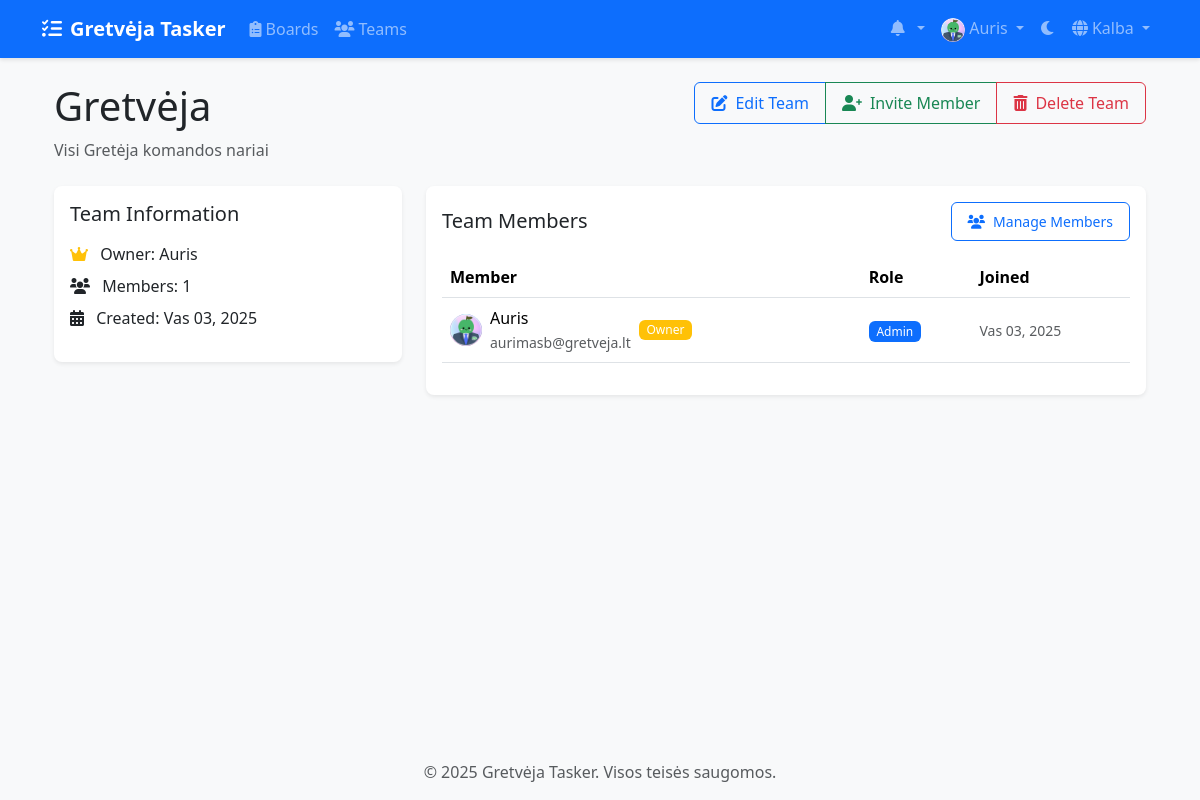
Page /lt/teams/1/ (signed in) on the committed database.
### accounts/models.py (models this page shows, shortened)
class CustomUser(AbstractUser):
    avatar = models.ImageField(upload_to='avatars/', null=True, blank=True)
    bio = models.TextField(max_length=500, blank=True)
    theme_preference = models.CharField(
        max_length=10,
        choices=[('light', 'Light'), ('dark', 'Dark')],
        default='light'
    )
    notification_preferences = models.JSONField(
        default=dict,
        help_text=_('User notification preferences')
    )
    class Meta:
        verbose_name = _('user')
        verbose_name_plural = _('users')

### teams/models.py (models this page shows, shortened)
class Team(models.Model):
    name = models.CharField(max_length=100)
    description = models.TextField(blank=True)
    created_at = models.DateTimeField(auto_now_add=True)
    updated_at = models.DateTimeField(auto_now=True)
    owner = models.ForeignKey(
        settings.AUTH_USER_MODEL,
        on_delete=models.CASCADE,
        related_name='owned_teams'
    )
    members = models.ManyToManyField(
        settings.AUTH_USER_MODEL,
        through='TeamMembership',
        related_name='teams'
    )

class TeamMembership(models.Model):
    ROLE_CHOICES = [
        ('member', 'Member'),
        ('admin', 'Admin'),
    ]
    team = models.ForeignKey(Team, on_delete=models.CASCADE)
    user = models.ForeignKey(settings.AUTH_USER_MODEL, on_delete=models.CASCADE)
    role = models.CharField(max_length=20, choices=ROLE_CHOICES, default='member')
    joined_at = models.DateTimeField(auto_now_add=True)
    class Meta:
        unique_together = ('team', 'user')

### teams/views.py (the view)
# urls.py: path('<int:team_id>/', views.team_detail, name='team_detail'),
@login_required
def team_detail(request, team_id):
    team = get_object_or_404(Team, id=team_id)
    if not team.members.filter(id=request.user.id).exists():
        messages.error(request, "You don't have access to this team.")
        return redirect('teams:team_list')
    members = team.teammembership_set.all()
    pending_invitations = team.invitations.filter(status='pending')
    return render(request, 'teams/team_detail.html', {
        'team': team,
        'members': members,
        'pending_invitations': pending_invitations,
        'is_admin': team.teammembership_set.get(user=request.user).role == 'admin'
    })

### templates/teams/team_detail.html (shortened to what this page needs)
{% extends 'base.html' %}
{% load static %}
{% block content %}
<div class="container">
    <div class="d-flex justify-content-between align-items-start mb-4">
        <div>
            <h1 class="mb-2">{{ team.name }}</h1>
            <p class="text-muted mb-0">{{ team.description }}</p>
        </div>
        {% if is_admin %}
        <div class="btn-group">
            <a href="{% url 'teams:team_edit' team_id=team.id %}" class="btn btn-outline-primary">
                <i class="fas fa-edit me-2"></i>Edit Team
            </a>
            <a href="{% url 'teams:send_invitation' team_id=team.id %}" class="btn btn-outline-success">
                <i class="fas fa-user-plus me-2"></i>Invite Member
            </a>
            {% if user == team.owner %}
            <button type="button" class="btn btn-outline-danger"
                    data-bs-toggle="modal" data-bs-target="#deleteTeamModal">
                <i class="fas fa-trash-alt me-2"></i>Delete Team
            </button>
            {% endif %}
        </div>
        {% endif %}
    </div>
    <div class="row">
        <div class="col-md-4 mb-4">
            <div class="card shadow-sm">
                <div class="card-body">
                    <h5 class="card-title mb-3">Team Information</h5>
                    <ul class="list-unstyled">
                        <li class="mb-2">
                            <i class="fas fa-crown text-warning me-2"></i>
                            Owner: {{ team.owner.username }}
                        </li>
                        <li class="mb-2">
                            <i class="fas fa-users me-2"></i>
                            Members: {{ members.count }}
                        </li>
                        <li class="mb-2">
                            <i class="fas fa-calendar-alt me-2"></i>
                            Created: {{ team.created_at|date:"M d, Y" }}
                        </li>
                    </ul>
                </div>
            </div>
        </div>
        <div class="col-md-8">
            <div class="card shadow-sm">
                <div class="card-body">
                    <div class="d-flex justify-content-between align-items-center mb-3">
                        <h5 class="card-title mb-0">Team Members</h5>
                        <a href="{% url 'teams:team_members' team_id=team.id %}" class="btn btn-outline-primary btn-sm">
                            <i class="fas fa-users me-2"></i>Manage Members
                        </a>
                    </div>
                    <div class="table-responsive">
                        <table class="table table-hover align-middle">
                            <thead>
                                <tr>
                                    <th>Member</th>
                                    <th>Role</th>
                                    <th>Joined</th>
                                </tr>
                            </thead>
                            <tbody>
                                {% for membership in members %}
                                <tr>
                                    <td>
                                        <div class="d-flex align-items-center">
                                            {% if membership.user.avatar %}
                                                <img src="{{ membership.user.avatar.url }}" alt="Avatar"
                                                     class="rounded-circle me-2" width="32" height="32">
                                            {% else %}
                                                <div class="rounded-circle bg-primary text-white d-flex align-items-center justify-content-center me-2"
                                                     style="width: 32px; height: 32px;">
                                                    {{ membership.user.username|make_list|first|upper }}
                                                </div>
                                            {% endif %}
                                            <div>
                                                <div>{{ membership.user.username }}</div>
                                                <small class="text-muted">{{ membership.user.email }}</small>
                                            </div>
                                            {% if membership.user == team.owner %}
                                                <span class="badge bg-warning ms-2">Owner</span>
                                            {% endif %}
                                        </div>
                                    </td>
                                    <td>
                                        <span class="badge {% if membership.role == 'admin' %}bg-primary{% else %}bg-secondary{% endif %}">
                                            {{ membership.role|title }}
                                        </span>
                                    </td>
                                    <td>
                                        <small class="text-muted">
                                            {{ membership.joined_at|date:"M d, Y" }}
                                        </small>
                                    </td>
                                </tr>
                                {% endfor %}
                            </tbody>
                        </table>
                    </div>
                </div>
            </div>
        </div>
    </div>
</div>
{% endblock %}

### templates/base.html (shortened to what this page needs)
{% load static %}
{% load compress %}
{% load i18n %}
<!DOCTYPE html>
<html lang="{{ LANGUAGE_CODE }}" data-bs-theme="light">
<head>
    <link href="https://cdn.jsdelivr.net/npm/bootstrap@5.3.2/dist/css/bootstrap.min.css" rel="stylesheet">
    <link href="https://cdnjs.cloudflare.com/ajax/libs/font-awesome/6.0.0/css/all.min.css" rel="stylesheet">
    {% compress css %}
    <link href="{% static 'css/style.css' %}" rel="stylesheet">
    {% endcompress %}
</head>
<body>
    <nav class="navbar navbar-expand-lg navbar-dark bg-primary">
        <div class="container">
            <a class="navbar-brand" href="{% url 'home' %}">
                <i class="fas fa-tasks me-2"></i>Gretvėja Tasker
            </a>
            <div class="collapse navbar-collapse" id="navbarNav">
                <ul class="navbar-nav me-auto">
                    {% if user.is_authenticated %}
                        <li class="nav-item">
                            <a class="nav-link" href="{% url 'board_list' %}">
                                <i class="fas fa-clipboard-list me-1"></i>Boards
                            </a>
                        </li>
                        <li class="nav-item">
                            <a class="nav-link" href="{% url 'team_list' %}">
                                <i class="fas fa-users me-1"></i>Teams
                            </a>
                        </li>
                    {% endif %}
                </ul>
                <ul class="navbar-nav">
                    {% if user.is_authenticated %}
                        <li class="nav-item dropdown">
                            <a class="nav-link dropdown-toggle" href="#" id="notificationsDropdown" role="button" data-bs-toggle="dropdown">
                                <i class="fas fa-bell me-1"></i>
                            </a>
                        </li>
                        <li class="nav-item dropdown">
                            <a class="nav-link dropdown-toggle" href="#" id="userDropdown" role="button" data-bs-toggle="dropdown">
                                {% if user.avatar %}
                                    <img src="{{ user.avatar.url }}" alt="Avatar" class="rounded-circle" width="24" height="24">
                                {% else %}
                                    <i class="fas fa-user-circle"></i>
                                {% endif %}
                                {{ user.username }}
                            </a>
                        </li>
                    {% endif %}
                    <li class="nav-item">
                        <button class="btn nav-link" id="theme-toggle">
                            <i class="fas fa-moon"></i>
                        </button>
                    </li>
                    <li class="nav-item dropdown">
                        <a class="nav-link dropdown-toggle" href="#" id="languageDropdown" role="button" data-bs-toggle="dropdown">
                            <i class="fas fa-globe me-1"></i>{% trans "Language" %}
                        </a>
                                {% get_current_language as CURRENT_LANGUAGE %}
                                {% get_available_languages as LANGUAGES %}
                    </li>
                </ul>
            </div>
        </div>
    </nav>
    <main class="container my-4">
        {% block content %}{% endblock %}
    </main>
    <footer class="footer mt-auto py-3 bg-light">
        <div class="container text-center">
            <span class="text-muted">© {% now "Y" %} Gretvėja Tasker. {% trans "All rights reserved." %}</span>
        </div>
    </footer>
</body>
</html>

### static/css/style.css (style rules this page uses)
:root { --primary-color: #0d6efd; --secondary-color: #6c757d; --success-color: #198754; --info-color: #0dcaf0; --warning-color: #ffc107; --danger-color: #dc3545; --light-color: #f8f9fa; --dark-color: #212529; --todo-color: #ff6b6b; --doing-color: #ffd93d; --done-color: #6bcb77; --rejected-color: #4d96ff; }
body { min-height: 100vh; display: flex; flex-direction: column; background-color: var(--bs-gray-100); }
main { flex: 1; }
.navbar { box-shadow: 0 2px 4px rgba(0,0,0,0.1); }
.navbar-brand { font-weight: bold; }
.card { border-radius: 0.5rem; box-shadow: 0 0.125rem 0.25rem rgba(0,0,0,0.075); transition: transform 0.2s ease-in-out; border: none; }
.btn { border-radius: 0.375rem; padding: 0.5rem 1rem; font-weight: 500; transition: all 0.2s ease; }

### templates/teams/team_detail.html (style rules this page uses)
.table td { vertical-align: middle; }
.badge { font-weight: 500; }

### rows in the picture
CustomUser: avatar (picture), username "Auris"
Team: name "Gretvėja", description "Visi Gretėja komandos nariai", owner.username "Auris", count "1", created_at "Vas 03, 2025"
TeamMembership: user.avatar (picture), user.username "Auris", user.email "aurimasb@gretveja.lt", shows "Owner", role "Admin", joined_at "Vas 03, 2025"
